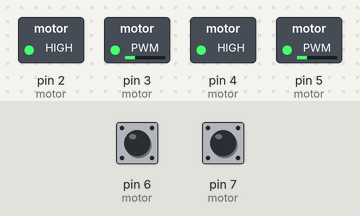
Bench run of a sketch on a simulated Arduino Uno, built with avr-gcc and run on an emulated ATmega328P. Shown: switched loads named in the sketch (green lamp = pin HIGH). The inputs (shaded band) are chosen by the test bench; at power-on: pin 6 (motor) HIGH, pin 7 (motor) HIGH.

Above: at 4.8 s.
4.9 s: pin 6 (motor) pulled LOW for 0.15 s
At 5.4 s:
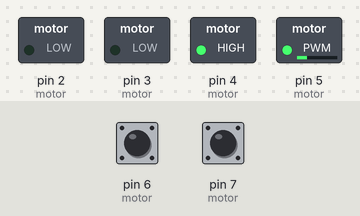
8.0 s: pin 7 (motor) pulled LOW for 0.15 s
At 8.9 s:
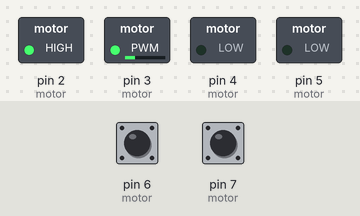
11.1 s: pin 7 (motor) pulled LOW for 1 s
At 13.2 s:
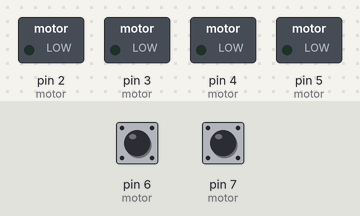
Timing chart, 0 to 25.6 s (numbered marks = the images above; inputs shaded):
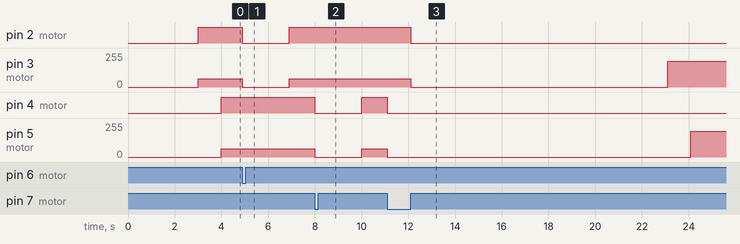

The sketch:

H_Bridge_motor_driver.ino
```cpp
// (licence header left out)
#define SECONDS 10      // seconds to run for each step in sequence
#define DEFAULT_PWM 192 // default duty cycle (255=full speed)
#define STOP_DELAY 1000 // motor stop time in ms before reversing
#define MOTOR_COUNT 2   // number of motors to control

// Motor control pins
#define A_DIR 2   // A_IB
#define A_PWM 3   // A_IA
#define B_DIR 4   // B_IB
#define B_PWM 5   // B_IA

// Action input pins
#define A_RUN 6 // connect to Gnd to stop motor A
#define B_RUN 7 // connect to Gnd to stop motor B

enum action { FORWARD, REVERSE, STOP };

// Sequence of actions for motors
action const sequence[] = { FORWARD, STOP, REVERSE, STOP };

int const seq_count = sizeof(sequence)/sizeof(sequence[0]);

struct motors {
    byte dir_pin;
    byte pwm_pin;
    byte run_pin;
    boolean state;
    boolean prev_state;
};

motors motor[] = {
    {A_DIR, A_PWM, A_RUN, HIGH, LOW},
    {B_DIR, B_PWM, B_RUN, HIGH, LOW}
};

void setup() {
    for (int m=0; m<MOTOR_COUNT; m++) {
        pinMode(motor[m].dir_pin, OUTPUT);
        pinMode(motor[m].pwm_pin, OUTPUT);
        pinMode(motor[m].run_pin, INPUT_PULLUP);
    }
 }

void loop() {
    static action current_action = STOP;
    // acted on changed motor run pin
    for (int m=0; m<MOTOR_COUNT; m++) {
        motor[m].state = digitalRead(motor[m].run_pin);
        if (motor[m].prev_state != motor[m].state) {
            motor[m].prev_state = motor[m].state;
            motorCtrl(m, current_action);
        }
    }
    // if defined time has elapsed, advance to the next action
    static unsigned long previousTime = millis() - 1000 * SECONDS;
    static int current_seq = 0;
    unsigned long currentTime = millis();
    if (currentTime - previousTime >= 1000*SECONDS) {
        previousTime = currentTime;
        current_action = sequence[current_seq];
        if (++current_seq == seq_count) current_seq = 0;
        for (int m=0; m<MOTOR_COUNT; m++) {
            motorCtrl(m, current_action);
        }
    }
}

void motorCtrl(int m, action a) {
    if (motor[m].state == LOW) a = STOP;
    switch(a) {
        case STOP:
            digitalWrite(motor[m].dir_pin, LOW);
            digitalWrite(motor[m].pwm_pin, LOW);
            delay(STOP_DELAY);
            break;
        case FORWARD:
            motorCtrl(m, STOP);
            digitalWrite(motor[m].dir_pin, HIGH);
            analogWrite(motor[m].pwm_pin, 255-DEFAULT_PWM);
            break;
        case REVERSE:
            motorCtrl(m, STOP);
            digitalWrite(motor[m].dir_pin, LOW);
            analogWrite(motor[m].pwm_pin, DEFAULT_PWM);
            break;
    }
}
```

Measured:
- after the input at 4.9 s, pin 2 (motor): HIGH → LOW at once, → HIGH 2.0 s later; pin 3 (motor): 63/255 → 0/255 at once, → 63/255 2.0 s later
- after the input at 8.0 s, pin 4 (motor): HIGH → LOW at once, → HIGH 2.0 s later; pin 5 (motor): 63/255 → 0/255 at once, → 63/255 2.0 s later
- after the input at 11.1 s, pin 4 (motor): HIGH → LOW after 0.00 s instead of 1.9 s
